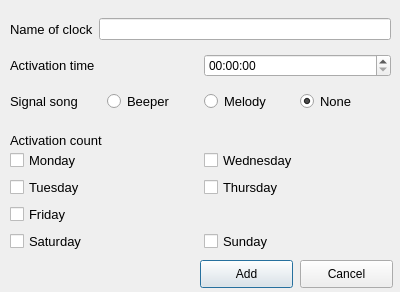
<?xml version="1.0" encoding="UTF-8"?>
<ui version="4.0">
 <class>createclockwindow</class>
 <widget class="QDialog" name="createclockwindow">
  <property name="geometry">
   <rect>
    <x>0</x>
    <y>0</y>
    <width>400</width>
    <height>292</height>
   </rect>
  </property>
  <property name="windowTitle">
   <string>Dialog</string>
  </property>
  <widget class="QLabel" name="label_4">
   <property name="geometry">
    <rect>
     <x>10</x>
     <y>130</y>
     <width>101</width>
     <height>21</height>
    </rect>
   </property>
   <property name="font">
    <font>
     <pointsize>10</pointsize>
    </font>
   </property>
   <property name="text">
    <string>Activation count</string>
   </property>
  </widget>
  <widget class="QPushButton" name="AddButton">
   <property name="geometry">
    <rect>
     <x>200</x>
     <y>260</y>
     <width>93</width>
     <height>28</height>
    </rect>
   </property>
   <property name="text">
    <string>Add</string>
   </property>
  </widget>
  <widget class="QPushButton" name="CancelButton">
   <property name="geometry">
    <rect>
     <x>300</x>
     <y>260</y>
     <width>93</width>
     <height>28</height>
    </rect>
   </property>
   <property name="text">
    <string>Cancel</string>
   </property>
  </widget>
  <widget class="QWidget" name="layoutWidget">
   <property name="geometry">
    <rect>
     <x>10</x>
     <y>10</y>
     <width>381</width>
     <height>111</height>
    </rect>
   </property>
   <layout class="QVBoxLayout" name="verticalLayout">
    <item>
     <layout class="QHBoxLayout" name="horizontalLayout">
      <item>
       <widget class="QLabel" name="label">
        <property name="font">
         <font>
          <pointsize>10</pointsize>
         </font>
        </property>
        <property name="text">
         <string>Name of clock</string>
        </property>
       </widget>
      </item>
      <item>
       <widget class="QLineEdit" name="ClockNameLine"/>
      </item>
     </layout>
    </item>
    <item>
     <layout class="QHBoxLayout" name="horizontalLayout_2">
      <item>
       <widget class="QLabel" name="label_2">
        <property name="font">
         <font>
          <pointsize>10</pointsize>
         </font>
        </property>
        <property name="text">
         <string>Activation time</string>
        </property>
       </widget>
      </item>
      <item>
       <widget class="QTimeEdit" name="ClockTime">
        <property name="enabled">
         <bool>true</bool>
        </property>
        <property name="timeSpec">
         <enum>Qt::LocalTime</enum>
        </property>
       </widget>
      </item>
     </layout>
    </item>
    <item>
     <layout class="QHBoxLayout" name="horizontalLayout_3">
      <item>
       <widget class="QLabel" name="label_3">
        <property name="font">
         <font>
          <pointsize>10</pointsize>
         </font>
        </property>
        <property name="text">
         <string>Signal song</string>
        </property>
       </widget>
      </item>
      <item>
       <widget class="QRadioButton" name="BeeperSignalRadioButton">
        <property name="font">
         <font>
          <pointsize>10</pointsize>
         </font>
        </property>
        <property name="text">
         <string>Beeper</string>
        </property>
       </widget>
      </item>
      <item>
       <widget class="QRadioButton" name="MelodySignalRadioButton">
        <property name="font">
         <font>
          <pointsize>10</pointsize>
         </font>
        </property>
        <property name="text">
         <string>Melody</string>
        </property>
       </widget>
      </item>
      <item>
       <widget class="QRadioButton" name="NoneSignalRadioButton">
        <property name="font">
         <font>
          <pointsize>10</pointsize>
         </font>
        </property>
        <property name="text">
         <string>None</string>
        </property>
        <property name="checked">
         <bool>true</bool>
        </property>
       </widget>
      </item>
     </layout>
    </item>
   </layout>
  </widget>
  <widget class="QWidget" name="layoutWidget">
   <property name="geometry">
    <rect>
     <x>10</x>
     <y>150</y>
     <width>381</width>
     <height>103</height>
    </rect>
   </property>
   <layout class="QGridLayout" name="gridLayout">
    <item row="1" column="0">
     <widget class="QCheckBox" name="TuesdayCheck">
      <property name="font">
       <font>
        <pointsize>10</pointsize>
       </font>
      </property>
      <property name="text">
       <string>Tuesday</string>
      </property>
     </widget>
    </item>
    <item row="1" column="1">
     <widget class="QCheckBox" name="ThursdayCheck">
      <property name="font">
       <font>
        <pointsize>10</pointsize>
       </font>
      </property>
      <property name="text">
       <string>Thursday</string>
      </property>
     </widget>
    </item>
    <item row="0" column="1">
     <widget class="QCheckBox" name="WednesdayCheck">
      <property name="font">
       <font>
        <pointsize>10</pointsize>
       </font>
      </property>
      <property name="text">
       <string>Wednesday</string>
      </property>
     </widget>
    </item>
    <item row="3" column="1">
     <widget class="QCheckBox" name="SundayCheck">
      <property name="font">
       <font>
        <pointsize>10</pointsize>
       </font>
      </property>
      <property name="text">
       <string>Sunday</string>
      </property>
     </widget>
    </item>
    <item row="3" column="0">
     <widget class="QCheckBox" name="SaturdayCheck">
      <property name="font">
       <font>
        <pointsize>10</pointsize>
       </font>
      </property>
      <property name="text">
       <string>Saturday</string>
      </property>
     </widget>
    </item>
    <item row="0" column="0">
     <widget class="QCheckBox" name="MondayCheck">
      <property name="font">
       <font>
        <pointsize>10</pointsize>
       </font>
      </property>
      <property name="text">
       <string>Monday</string>
      </property>
     </widget>
    </item>
    <item row="2" column="0" colspan="2">
     <widget class="QCheckBox" name="FridayCheck">
      <property name="font">
       <font>
        <pointsize>10</pointsize>
       </font>
      </property>
      <property name="text">
       <string>Friday</string>
      </property>
     </widget>
    </item>
   </layout>
  </widget>
 </widget>
 <resources/>
 <connections/>
</ui>
